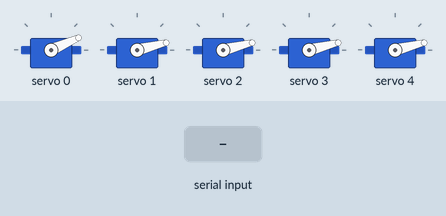
The sketch below on a simulated Arduino Uno, built with avr-gcc and run on an emulated ATmega328P. Shown: 5 × servo. The inputs (shaded band) are chosen by the test bench. What the sketch prints to the serial monitor is not drawn.

Above: at 1.2 s.
1.3 s: "c" received over Serial
At 3.0 s:
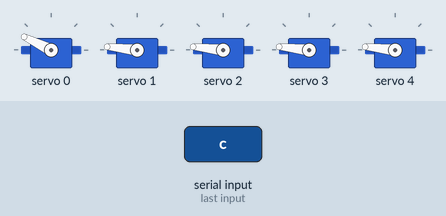
3.3 s: "o" received over Serial
At 3.75 s:
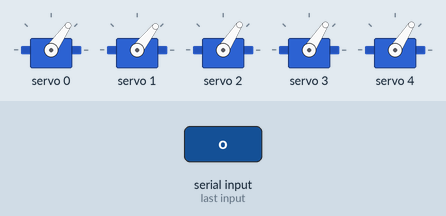
5.3 s: "p" received over Serial
At 6.1 s:
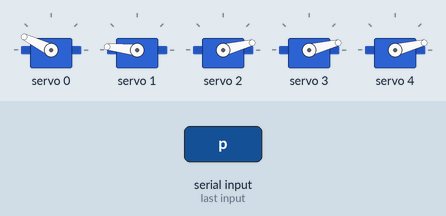
7.3 s: "v" received over Serial
At 8.9 s:
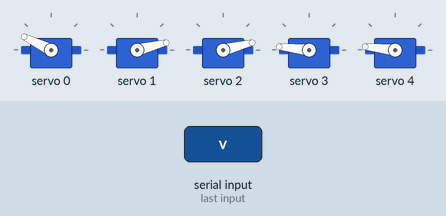
9.3 s: "1" received over Serial
At 10.3 s:
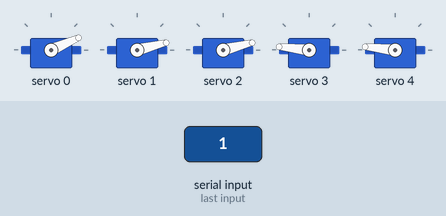
11.3 s: "2" received over Serial
At 13.1 s:
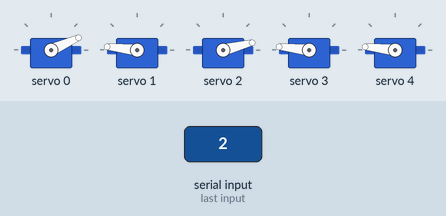
Timing chart, 0 to 14.3 s (numbered marks = the images above; inputs shaded):
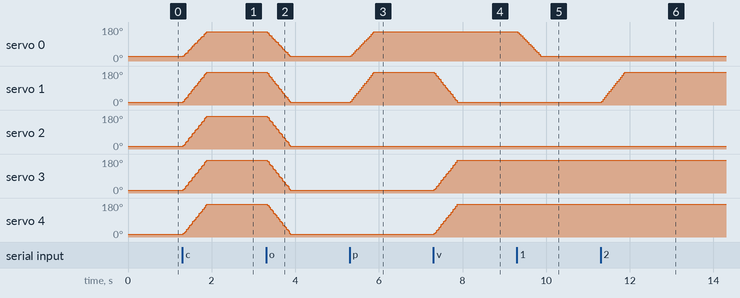

The sketch:

37_bionic_hand_pca9685.ino
```cpp
/*
  المستوى المتطور — المشروع 7: اليد الروبوتية الحيوية ذات التحكم الوتري
  كتاب: 38 مشروع في شهر — لؤي النصري (@robotlouay)

  المكتبة: "Adafruit PWM Servo Driver Library"
  التوصيل:
    لوحة PCA9685 (16 قناة): SDA → A4   SCL → A5   VCC → 5V   GND → GND
    V+ (طرفية الطاقة الخضراء) ← مصدر خارجي 5–6V (3A على الأقل)
    السيرفوهات: الإبهام → قناة 0 ، السبابة → 1 ، الوسطى → 2 ، البنصر → 3 ، الخنصر → 4
  الأوامر من Serial Monitor (9600): o فتح ، c قبضة ، p التقاط بإصبعين ، v علامة النصر
                                     1..5 ثني/فرد إصبع واحد
*/

#include <Wire.h>
#include <Adafruit_PWMServoDriver.h>

Adafruit_PWMServoDriver pwm = Adafruit_PWMServoDriver(0x40);

const int FINGERS = 5;
const int SERVO_MIN = 120;    // نبضة 0° (عدّلها بعد المعايرة)
const int SERVO_MAX = 500;    // نبضة 180°
const int OPEN_DEG[FINGERS]  = {20, 10, 10, 10, 10};    // الإصبع مفرود
const int CLOSE_DEG[FINGERS] = {150,170,170,170,170};   // الإصبع مثني (الوتر مشدود)

int current[FINGERS];
bool bent[FINGERS] = {false};

void setFinger(int f, int deg) {
  current[f] = deg;
  pwm.setPWM(f, 0, map(deg, 0, 180, SERVO_MIN, SERVO_MAX));
}

void pose(const bool closeMask[FINGERS]) {        // حركة متزامنة وناعمة لكل الأصابع
  int target[FINGERS];
  for (int f = 0; f < FINGERS; f++) {
    target[f] = closeMask[f] ? CLOSE_DEG[f] : OPEN_DEG[f];
    bent[f] = closeMask[f];
  }
  for (int step = 0; step <= 30; step++) {
    for (int f = 0; f < FINGERS; f++) {
      int a = current[f] + (target[f] - current[f]) * step / 30;
      pwm.setPWM(f, 0, map(a, 0, 180, SERVO_MIN, SERVO_MAX));
    }
    delay(15);
  }
  for (int f = 0; f < FINGERS; f++) current[f] = target[f];
}

void setup() {
  Serial.begin(9600);
  pwm.begin();
  pwm.setPWMFreq(50);                // السيرفو يعمل بتردد 50Hz
  for (int f = 0; f < FINGERS; f++) setFinger(f, OPEN_DEG[f]);
  Serial.println("Commands: o c p v 1-5");
}

void loop() {
  if (!Serial.available()) return;
  char c = Serial.read();
  const bool OPEN[]    = {0,0,0,0,0};
  const bool FIST[]    = {1,1,1,1,1};
  const bool PINCH[]   = {1,1,0,0,0};
  const bool VICTORY[] = {1,0,0,1,1};
  switch (c) {
    case 'o': pose(OPEN);    break;
    case 'c': pose(FIST);    break;
    case 'p': pose(PINCH);   break;
    case 'v': pose(VICTORY); break;
    default:
      if (c >= '1' && c <= '5') {
        int f = c - '1';
        bool m[FINGERS];
        for (int i = 0; i < FINGERS; i++) m[i] = bent[i];
        m[f] = !m[f];
        pose(m);
      }
  }
}
```

Measured:
- after the input at 1.3 s, servo 0: moves from 24° to 154° over 0.55 s, starting at once; servo 1–4: moves from 14° to 174° over 0.55 s, starting at once
- after the input at 3.3 s, servo 0: moves from 154° to 24° over 0.55 s, starting at once; servo 1–4: moves from 174° to 14° over 0.55 s, starting at once
- after the input at 5.3 s, servo 0: moves from 24° to 154° over 0.55 s, starting at once; servo 1: moves from 14° to 174° over 0.55 s, starting at once
- after the input at 7.3 s, servo 1: moves from 174° to 14° over 0.55 s, starting at once; servo 3, servo 4: moves from 14° to 174° over 0.55 s, starting at once
- after the input at 9.3 s, servo 0: moves from 154° to 24° over 0.55 s, starting at once
- after the input at 11.3 s, servo 1: moves from 14° to 174° over 0.55 s, starting at once
